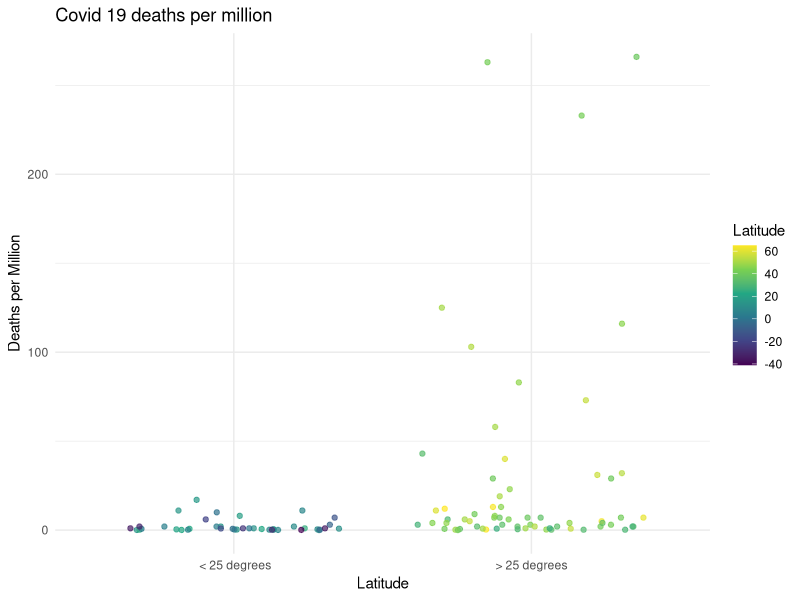

Reproduce this figure in R.
## ---- chunk 1
knitr::opts_chunk$set(echo = TRUE)
## ---- chunk 2
library(tidyverse)
df <- read_csv("april_28_deaths_latitude.csv")

df <- df %>% 
  mutate(Latitude = as.numeric(Latitude),
         deaths_per_million = as.numeric(deaths_per_million)) %>% 
  mutate(lat_group = dplyr::case_when(
    Latitude > 25 ~ "> 25 degrees",
    TRUE ~ " < 25 degrees"
  ))

plot_df <- df %>% 
  filter(deaths_per_million < 750)


plot_df %>% 
  ggplot(aes(x = lat_group, y = deaths_per_million, colour = Latitude)) +
  scale_color_viridis_c() +
  theme_minimal() +
  geom_jitter(alpha = 0.7) +
  labs(title = "Covid 19 deaths per million",
         x = "Latitude",
         y = "Deaths per Million")
